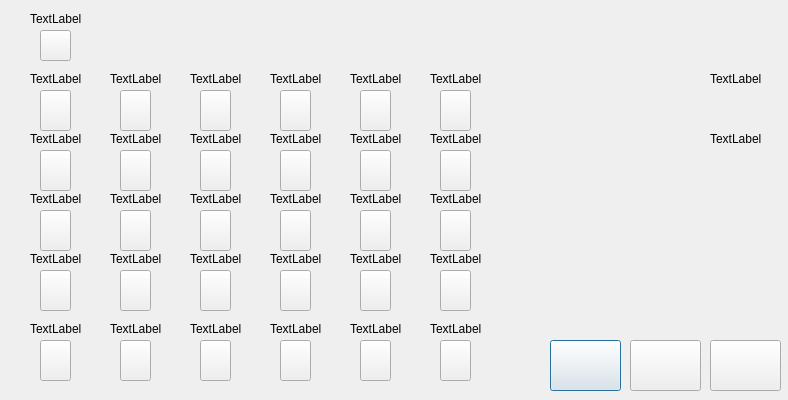
<?xml version="1.0" encoding="UTF-8"?>
<ui version="4.0">
 <class>CSwitchStateDialog</class>
 <widget class="QDialog" name="CSwitchStateDialog">
  <property name="geometry">
   <rect>
    <x>0</x>
    <y>0</y>
    <width>788</width>
    <height>400</height>
   </rect>
  </property>
  <property name="windowTitle">
   <string>Dialog</string>
  </property>
  <widget class="QWidget" name="widget_line_1" native="true">
   <property name="geometry">
    <rect>
     <x>20</x>
     <y>90</y>
     <width>510</width>
     <height>16</height>
    </rect>
   </property>
  </widget>
  <widget class="QLabel" name="label_sub_1">
   <property name="geometry">
    <rect>
     <x>30</x>
     <y>70</y>
     <width>66</width>
     <height>17</height>
    </rect>
   </property>
   <property name="text">
    <string>TextLabel</string>
   </property>
  </widget>
  <widget class="QWidget" name="widget_left" native="true">
   <property name="geometry">
    <rect>
     <x>0</x>
     <y>90</y>
     <width>20</width>
     <height>251</height>
    </rect>
   </property>
  </widget>
  <widget class="QLabel" name="label_sub_7">
   <property name="geometry">
    <rect>
     <x>30</x>
     <y>130</y>
     <width>66</width>
     <height>17</height>
    </rect>
   </property>
   <property name="text">
    <string>TextLabel</string>
   </property>
  </widget>
  <widget class="QLabel" name="label_sub_2">
   <property name="geometry">
    <rect>
     <x>110</x>
     <y>70</y>
     <width>66</width>
     <height>17</height>
    </rect>
   </property>
   <property name="text">
    <string>TextLabel</string>
   </property>
  </widget>
  <widget class="QLabel" name="label_sub_3">
   <property name="geometry">
    <rect>
     <x>190</x>
     <y>70</y>
     <width>66</width>
     <height>17</height>
    </rect>
   </property>
   <property name="text">
    <string>TextLabel</string>
   </property>
  </widget>
  <widget class="QLabel" name="label_sub_4">
   <property name="geometry">
    <rect>
     <x>270</x>
     <y>70</y>
     <width>66</width>
     <height>17</height>
    </rect>
   </property>
   <property name="text">
    <string>TextLabel</string>
   </property>
  </widget>
  <widget class="QLabel" name="label_sub_5">
   <property name="geometry">
    <rect>
     <x>350</x>
     <y>70</y>
     <width>66</width>
     <height>17</height>
    </rect>
   </property>
   <property name="text">
    <string>TextLabel</string>
   </property>
  </widget>
  <widget class="QLabel" name="label_sub_6">
   <property name="geometry">
    <rect>
     <x>430</x>
     <y>70</y>
     <width>66</width>
     <height>17</height>
    </rect>
   </property>
   <property name="text">
    <string>TextLabel</string>
   </property>
  </widget>
  <widget class="QWidget" name="widget_line_3" native="true">
   <property name="geometry">
    <rect>
     <x>20</x>
     <y>210</y>
     <width>510</width>
     <height>16</height>
    </rect>
   </property>
  </widget>
  <widget class="QWidget" name="widget_line_2" native="true">
   <property name="geometry">
    <rect>
     <x>20</x>
     <y>150</y>
     <width>510</width>
     <height>16</height>
    </rect>
   </property>
  </widget>
  <widget class="QLabel" name="label_sub_13">
   <property name="geometry">
    <rect>
     <x>30</x>
     <y>190</y>
     <width>66</width>
     <height>17</height>
    </rect>
   </property>
   <property name="text">
    <string>TextLabel</string>
   </property>
  </widget>
  <widget class="QLabel" name="label_sub_19">
   <property name="geometry">
    <rect>
     <x>30</x>
     <y>250</y>
     <width>66</width>
     <height>17</height>
    </rect>
   </property>
   <property name="text">
    <string>TextLabel</string>
   </property>
  </widget>
  <widget class="QWidget" name="widget_line_4" native="true">
   <property name="geometry">
    <rect>
     <x>20</x>
     <y>270</y>
     <width>510</width>
     <height>16</height>
    </rect>
   </property>
  </widget>
  <widget class="QLabel" name="label_sub_8">
   <property name="geometry">
    <rect>
     <x>110</x>
     <y>130</y>
     <width>66</width>
     <height>17</height>
    </rect>
   </property>
   <property name="text">
    <string>TextLabel</string>
   </property>
  </widget>
  <widget class="QLabel" name="label_sub_10">
   <property name="geometry">
    <rect>
     <x>270</x>
     <y>130</y>
     <width>66</width>
     <height>17</height>
    </rect>
   </property>
   <property name="text">
    <string>TextLabel</string>
   </property>
  </widget>
  <widget class="QLabel" name="label_sub_12">
   <property name="geometry">
    <rect>
     <x>430</x>
     <y>130</y>
     <width>66</width>
     <height>17</height>
    </rect>
   </property>
   <property name="text">
    <string>TextLabel</string>
   </property>
  </widget>
  <widget class="QLabel" name="label_sub_9">
   <property name="geometry">
    <rect>
     <x>190</x>
     <y>130</y>
     <width>66</width>
     <height>17</height>
    </rect>
   </property>
   <property name="text">
    <string>TextLabel</string>
   </property>
  </widget>
  <widget class="QLabel" name="label_sub_11">
   <property name="geometry">
    <rect>
     <x>350</x>
     <y>130</y>
     <width>66</width>
     <height>17</height>
    </rect>
   </property>
   <property name="text">
    <string>TextLabel</string>
   </property>
  </widget>
  <widget class="QLabel" name="label_sub_14">
   <property name="geometry">
    <rect>
     <x>110</x>
     <y>190</y>
     <width>66</width>
     <height>17</height>
    </rect>
   </property>
   <property name="text">
    <string>TextLabel</string>
   </property>
  </widget>
  <widget class="QLabel" name="label_sub_16">
   <property name="geometry">
    <rect>
     <x>270</x>
     <y>190</y>
     <width>66</width>
     <height>17</height>
    </rect>
   </property>
   <property name="text">
    <string>TextLabel</string>
   </property>
  </widget>
  <widget class="QLabel" name="label_sub_18">
   <property name="geometry">
    <rect>
     <x>430</x>
     <y>190</y>
     <width>66</width>
     <height>17</height>
    </rect>
   </property>
   <property name="text">
    <string>TextLabel</string>
   </property>
  </widget>
  <widget class="QLabel" name="label_sub_15">
   <property name="geometry">
    <rect>
     <x>190</x>
     <y>190</y>
     <width>66</width>
     <height>17</height>
    </rect>
   </property>
   <property name="text">
    <string>TextLabel</string>
   </property>
  </widget>
  <widget class="QLabel" name="label_sub_17">
   <property name="geometry">
    <rect>
     <x>350</x>
     <y>190</y>
     <width>66</width>
     <height>17</height>
    </rect>
   </property>
   <property name="text">
    <string>TextLabel</string>
   </property>
  </widget>
  <widget class="QLabel" name="label_sub_20">
   <property name="geometry">
    <rect>
     <x>110</x>
     <y>250</y>
     <width>66</width>
     <height>17</height>
    </rect>
   </property>
   <property name="text">
    <string>TextLabel</string>
   </property>
  </widget>
  <widget class="QLabel" name="label_sub_22">
   <property name="geometry">
    <rect>
     <x>270</x>
     <y>250</y>
     <width>66</width>
     <height>17</height>
    </rect>
   </property>
   <property name="text">
    <string>TextLabel</string>
   </property>
  </widget>
  <widget class="QLabel" name="label_sub_24">
   <property name="geometry">
    <rect>
     <x>430</x>
     <y>250</y>
     <width>66</width>
     <height>17</height>
    </rect>
   </property>
   <property name="text">
    <string>TextLabel</string>
   </property>
  </widget>
  <widget class="QLabel" name="label_sub_21">
   <property name="geometry">
    <rect>
     <x>190</x>
     <y>250</y>
     <width>66</width>
     <height>17</height>
    </rect>
   </property>
   <property name="text">
    <string>TextLabel</string>
   </property>
  </widget>
  <widget class="QLabel" name="label_sub_23">
   <property name="geometry">
    <rect>
     <x>350</x>
     <y>250</y>
     <width>66</width>
     <height>17</height>
    </rect>
   </property>
   <property name="text">
    <string>TextLabel</string>
   </property>
  </widget>
  <widget class="QPushButton" name="pushButton_pre_page">
   <property name="geometry">
    <rect>
     <x>550</x>
     <y>340</y>
     <width>71</width>
     <height>51</height>
    </rect>
   </property>
   <property name="text">
    <string/>
   </property>
  </widget>
  <widget class="QLabel" name="label_main">
   <property name="geometry">
    <rect>
     <x>30</x>
     <y>10</y>
     <width>66</width>
     <height>17</height>
    </rect>
   </property>
   <property name="text">
    <string>TextLabel</string>
   </property>
  </widget>
  <widget class="QPushButton" name="pushButton_next_page">
   <property name="geometry">
    <rect>
     <x>630</x>
     <y>340</y>
     <width>71</width>
     <height>51</height>
    </rect>
   </property>
  </widget>
  <widget class="QPushButton" name="pushButton_return_back">
   <property name="geometry">
    <rect>
     <x>710</x>
     <y>340</y>
     <width>71</width>
     <height>51</height>
    </rect>
   </property>
  </widget>
  <widget class="QLabel" name="label_off">
   <property name="geometry">
    <rect>
     <x>710</x>
     <y>70</y>
     <width>66</width>
     <height>17</height>
    </rect>
   </property>
   <property name="text">
    <string>TextLabel</string>
   </property>
  </widget>
  <widget class="QWidget" name="widget_off" native="true">
   <property name="geometry">
    <rect>
     <x>710</x>
     <y>50</y>
     <width>61</width>
     <height>21</height>
    </rect>
   </property>
  </widget>
  <widget class="QWidget" name="widget_on" native="true">
   <property name="geometry">
    <rect>
     <x>710</x>
     <y>110</y>
     <width>61</width>
     <height>21</height>
    </rect>
   </property>
  </widget>
  <widget class="QLabel" name="label_on">
   <property name="geometry">
    <rect>
     <x>710</x>
     <y>130</y>
     <width>66</width>
     <height>17</height>
    </rect>
   </property>
   <property name="text">
    <string>TextLabel</string>
   </property>
  </widget>
  <widget class="CMyQPushButton" name="pushButton_s_m">
   <property name="geometry">
    <rect>
     <x>40</x>
     <y>30</y>
     <width>31</width>
     <height>31</height>
    </rect>
   </property>
  </widget>
  <widget class="CMyQPushButton" name="pushButton_s_w_1">
   <property name="geometry">
    <rect>
     <x>40</x>
     <y>90</y>
     <width>31</width>
     <height>41</height>
    </rect>
   </property>
  </widget>
  <widget class="CMyQPushButton" name="pushButton_s_w_2">
   <property name="geometry">
    <rect>
     <x>120</x>
     <y>90</y>
     <width>31</width>
     <height>41</height>
    </rect>
   </property>
  </widget>
  <widget class="CMyQPushButton" name="pushButton_s_w_3">
   <property name="geometry">
    <rect>
     <x>200</x>
     <y>90</y>
     <width>31</width>
     <height>41</height>
    </rect>
   </property>
  </widget>
  <widget class="CMyQPushButton" name="pushButton_s_w_4">
   <property name="geometry">
    <rect>
     <x>280</x>
     <y>90</y>
     <width>31</width>
     <height>41</height>
    </rect>
   </property>
  </widget>
  <widget class="CMyQPushButton" name="pushButton_s_w_5">
   <property name="geometry">
    <rect>
     <x>360</x>
     <y>90</y>
     <width>31</width>
     <height>41</height>
    </rect>
   </property>
  </widget>
  <widget class="CMyQPushButton" name="pushButton_s_w_6">
   <property name="geometry">
    <rect>
     <x>440</x>
     <y>90</y>
     <width>31</width>
     <height>41</height>
    </rect>
   </property>
  </widget>
  <widget class="CMyQPushButton" name="pushButton_s_w_7">
   <property name="geometry">
    <rect>
     <x>40</x>
     <y>150</y>
     <width>31</width>
     <height>41</height>
    </rect>
   </property>
  </widget>
  <widget class="CMyQPushButton" name="pushButton_s_w_8">
   <property name="geometry">
    <rect>
     <x>120</x>
     <y>150</y>
     <width>31</width>
     <height>41</height>
    </rect>
   </property>
  </widget>
  <widget class="CMyQPushButton" name="pushButton_s_w_9">
   <property name="geometry">
    <rect>
     <x>200</x>
     <y>150</y>
     <width>31</width>
     <height>41</height>
    </rect>
   </property>
  </widget>
  <widget class="CMyQPushButton" name="pushButton_s_w_10">
   <property name="geometry">
    <rect>
     <x>280</x>
     <y>150</y>
     <width>31</width>
     <height>41</height>
    </rect>
   </property>
  </widget>
  <widget class="CMyQPushButton" name="pushButton_s_w_11">
   <property name="geometry">
    <rect>
     <x>360</x>
     <y>150</y>
     <width>31</width>
     <height>41</height>
    </rect>
   </property>
  </widget>
  <widget class="CMyQPushButton" name="pushButton_s_w_12">
   <property name="geometry">
    <rect>
     <x>440</x>
     <y>150</y>
     <width>31</width>
     <height>41</height>
    </rect>
   </property>
  </widget>
  <widget class="CMyQPushButton" name="pushButton_s_w_13">
   <property name="geometry">
    <rect>
     <x>40</x>
     <y>210</y>
     <width>31</width>
     <height>41</height>
    </rect>
   </property>
  </widget>
  <widget class="CMyQPushButton" name="pushButton_s_w_14">
   <property name="geometry">
    <rect>
     <x>120</x>
     <y>210</y>
     <width>31</width>
     <height>41</height>
    </rect>
   </property>
  </widget>
  <widget class="CMyQPushButton" name="pushButton_s_w_15">
   <property name="geometry">
    <rect>
     <x>200</x>
     <y>210</y>
     <width>31</width>
     <height>41</height>
    </rect>
   </property>
  </widget>
  <widget class="CMyQPushButton" name="pushButton_s_w_16">
   <property name="geometry">
    <rect>
     <x>280</x>
     <y>210</y>
     <width>31</width>
     <height>41</height>
    </rect>
   </property>
  </widget>
  <widget class="CMyQPushButton" name="pushButton_s_w_17">
   <property name="geometry">
    <rect>
     <x>360</x>
     <y>210</y>
     <width>31</width>
     <height>41</height>
    </rect>
   </property>
  </widget>
  <widget class="CMyQPushButton" name="pushButton_s_w_18">
   <property name="geometry">
    <rect>
     <x>440</x>
     <y>210</y>
     <width>31</width>
     <height>41</height>
    </rect>
   </property>
  </widget>
  <widget class="CMyQPushButton" name="pushButton_s_w_19">
   <property name="geometry">
    <rect>
     <x>40</x>
     <y>270</y>
     <width>31</width>
     <height>41</height>
    </rect>
   </property>
  </widget>
  <widget class="CMyQPushButton" name="pushButton_s_w_20">
   <property name="geometry">
    <rect>
     <x>120</x>
     <y>270</y>
     <width>31</width>
     <height>41</height>
    </rect>
   </property>
  </widget>
  <widget class="CMyQPushButton" name="pushButton_s_w_21">
   <property name="geometry">
    <rect>
     <x>200</x>
     <y>270</y>
     <width>31</width>
     <height>41</height>
    </rect>
   </property>
  </widget>
  <widget class="CMyQPushButton" name="pushButton_s_w_22">
   <property name="geometry">
    <rect>
     <x>280</x>
     <y>270</y>
     <width>31</width>
     <height>41</height>
    </rect>
   </property>
  </widget>
  <widget class="CMyQPushButton" name="pushButton_s_w_23">
   <property name="geometry">
    <rect>
     <x>360</x>
     <y>270</y>
     <width>31</width>
     <height>41</height>
    </rect>
   </property>
  </widget>
  <widget class="CMyQPushButton" name="pushButton_s_w_24">
   <property name="geometry">
    <rect>
     <x>440</x>
     <y>270</y>
     <width>31</width>
     <height>41</height>
    </rect>
   </property>
  </widget>
  <widget class="CMyQPushButton" name="pushButton_s_w_27">
   <property name="geometry">
    <rect>
     <x>200</x>
     <y>340</y>
     <width>31</width>
     <height>41</height>
    </rect>
   </property>
  </widget>
  <widget class="CMyQPushButton" name="pushButton_s_w_25">
   <property name="geometry">
    <rect>
     <x>40</x>
     <y>340</y>
     <width>31</width>
     <height>41</height>
    </rect>
   </property>
  </widget>
  <widget class="CMyQPushButton" name="pushButton_s_w_29">
   <property name="geometry">
    <rect>
     <x>360</x>
     <y>340</y>
     <width>31</width>
     <height>41</height>
    </rect>
   </property>
  </widget>
  <widget class="QLabel" name="label_sub_27">
   <property name="geometry">
    <rect>
     <x>190</x>
     <y>320</y>
     <width>66</width>
     <height>17</height>
    </rect>
   </property>
   <property name="text">
    <string>TextLabel</string>
   </property>
  </widget>
  <widget class="QLabel" name="label_sub_26">
   <property name="geometry">
    <rect>
     <x>110</x>
     <y>320</y>
     <width>66</width>
     <height>17</height>
    </rect>
   </property>
   <property name="text">
    <string>TextLabel</string>
   </property>
  </widget>
  <widget class="CMyQPushButton" name="pushButton_s_w_30">
   <property name="geometry">
    <rect>
     <x>440</x>
     <y>340</y>
     <width>31</width>
     <height>41</height>
    </rect>
   </property>
  </widget>
  <widget class="QLabel" name="label_sub_25">
   <property name="geometry">
    <rect>
     <x>30</x>
     <y>320</y>
     <width>66</width>
     <height>17</height>
    </rect>
   </property>
   <property name="text">
    <string>TextLabel</string>
   </property>
  </widget>
  <widget class="QLabel" name="label_sub_29">
   <property name="geometry">
    <rect>
     <x>350</x>
     <y>320</y>
     <width>66</width>
     <height>17</height>
    </rect>
   </property>
   <property name="text">
    <string>TextLabel</string>
   </property>
  </widget>
  <widget class="QLabel" name="label_sub_30">
   <property name="geometry">
    <rect>
     <x>430</x>
     <y>320</y>
     <width>66</width>
     <height>17</height>
    </rect>
   </property>
   <property name="text">
    <string>TextLabel</string>
   </property>
  </widget>
  <widget class="CMyQPushButton" name="pushButton_s_w_26">
   <property name="geometry">
    <rect>
     <x>120</x>
     <y>340</y>
     <width>31</width>
     <height>41</height>
    </rect>
   </property>
  </widget>
  <widget class="CMyQPushButton" name="pushButton_s_w_28">
   <property name="geometry">
    <rect>
     <x>280</x>
     <y>340</y>
     <width>31</width>
     <height>41</height>
    </rect>
   </property>
  </widget>
  <widget class="QWidget" name="widget_line_5" native="true">
   <property name="geometry">
    <rect>
     <x>20</x>
     <y>340</y>
     <width>510</width>
     <height>16</height>
    </rect>
   </property>
  </widget>
  <widget class="QLabel" name="label_sub_28">
   <property name="geometry">
    <rect>
     <x>270</x>
     <y>320</y>
     <width>66</width>
     <height>17</height>
    </rect>
   </property>
   <property name="text">
    <string>TextLabel</string>
   </property>
  </widget>
 </widget>
 <customwidgets>
  <customwidget>
   <class>CMyQPushButton</class>
   <extends>QPushButton</extends>
   <header>keyboard/myqpushbutton.h</header>
  </customwidget>
 </customwidgets>
 <resources/>
 <connections/>
</ui>
